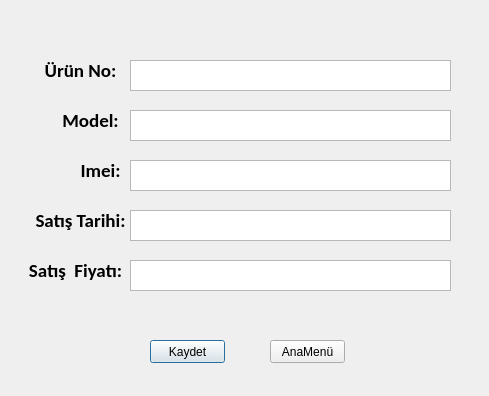
<?xml version="1.0" encoding="UTF-8"?>
<ui version="4.0">
 <class>satisTable</class>
 <widget class="QDialog" name="satisTable">
  <property name="geometry">
   <rect>
    <x>0</x>
    <y>0</y>
    <width>489</width>
    <height>396</height>
   </rect>
  </property>
  <property name="windowTitle">
   <string>Satış Formu</string>
  </property>
  <widget class="QLabel" name="label">
   <property name="geometry">
    <rect>
     <x>40</x>
     <y>50</y>
     <width>81</width>
     <height>41</height>
    </rect>
   </property>
   <property name="font">
    <font>
     <family>Calibri</family>
     <pointsize>14</pointsize>
     <weight>75</weight>
     <bold>true</bold>
    </font>
   </property>
   <property name="text">
    <string>Ürün No:</string>
   </property>
   <property name="alignment">
    <set>Qt::AlignCenter</set>
   </property>
  </widget>
  <widget class="QLabel" name="label_2">
   <property name="geometry">
    <rect>
     <x>50</x>
     <y>100</y>
     <width>81</width>
     <height>41</height>
    </rect>
   </property>
   <property name="font">
    <font>
     <family>Calibri</family>
     <pointsize>14</pointsize>
     <weight>75</weight>
     <bold>true</bold>
    </font>
   </property>
   <property name="text">
    <string>Model:</string>
   </property>
   <property name="alignment">
    <set>Qt::AlignCenter</set>
   </property>
  </widget>
  <widget class="QLabel" name="label_3">
   <property name="geometry">
    <rect>
     <x>60</x>
     <y>150</y>
     <width>81</width>
     <height>41</height>
    </rect>
   </property>
   <property name="font">
    <font>
     <family>Calibri</family>
     <pointsize>14</pointsize>
     <weight>75</weight>
     <bold>true</bold>
    </font>
   </property>
   <property name="text">
    <string>Imei:</string>
   </property>
   <property name="alignment">
    <set>Qt::AlignCenter</set>
   </property>
  </widget>
  <widget class="QLabel" name="label_4">
   <property name="geometry">
    <rect>
     <x>30</x>
     <y>200</y>
     <width>101</width>
     <height>41</height>
    </rect>
   </property>
   <property name="font">
    <font>
     <family>Calibri</family>
     <pointsize>14</pointsize>
     <weight>75</weight>
     <bold>true</bold>
    </font>
   </property>
   <property name="text">
    <string>Satış Tarihi:</string>
   </property>
   <property name="alignment">
    <set>Qt::AlignCenter</set>
   </property>
  </widget>
  <widget class="QLabel" name="label_6">
   <property name="geometry">
    <rect>
     <x>20</x>
     <y>250</y>
     <width>111</width>
     <height>41</height>
    </rect>
   </property>
   <property name="font">
    <font>
     <family>Calibri</family>
     <pointsize>14</pointsize>
     <weight>75</weight>
     <bold>true</bold>
    </font>
   </property>
   <property name="text">
    <string>Satış  Fiyatı:</string>
   </property>
   <property name="alignment">
    <set>Qt::AlignCenter</set>
   </property>
  </widget>
  <widget class="QTextEdit" name="txt_UrunNo">
   <property name="geometry">
    <rect>
     <x>130</x>
     <y>60</y>
     <width>321</width>
     <height>31</height>
    </rect>
   </property>
  </widget>
  <widget class="QTextEdit" name="txt_Model">
   <property name="geometry">
    <rect>
     <x>130</x>
     <y>110</y>
     <width>321</width>
     <height>31</height>
    </rect>
   </property>
  </widget>
  <widget class="QTextEdit" name="txt_Imei">
   <property name="geometry">
    <rect>
     <x>130</x>
     <y>160</y>
     <width>321</width>
     <height>31</height>
    </rect>
   </property>
  </widget>
  <widget class="QTextEdit" name="txt_SatisTarihi">
   <property name="geometry">
    <rect>
     <x>130</x>
     <y>210</y>
     <width>321</width>
     <height>31</height>
    </rect>
   </property>
  </widget>
  <widget class="QTextEdit" name="txt_SatisFiyati">
   <property name="geometry">
    <rect>
     <x>130</x>
     <y>260</y>
     <width>321</width>
     <height>31</height>
    </rect>
   </property>
  </widget>
  <widget class="QPushButton" name="btn_kaydet">
   <property name="geometry">
    <rect>
     <x>150</x>
     <y>340</y>
     <width>75</width>
     <height>23</height>
    </rect>
   </property>
   <property name="text">
    <string>Kaydet</string>
   </property>
  </widget>
  <widget class="QPushButton" name="btn_anamenu">
   <property name="geometry">
    <rect>
     <x>270</x>
     <y>340</y>
     <width>75</width>
     <height>23</height>
    </rect>
   </property>
   <property name="text">
    <string>AnaMenü</string>
   </property>
  </widget>
 </widget>
 <resources/>
 <connections/>
</ui>
